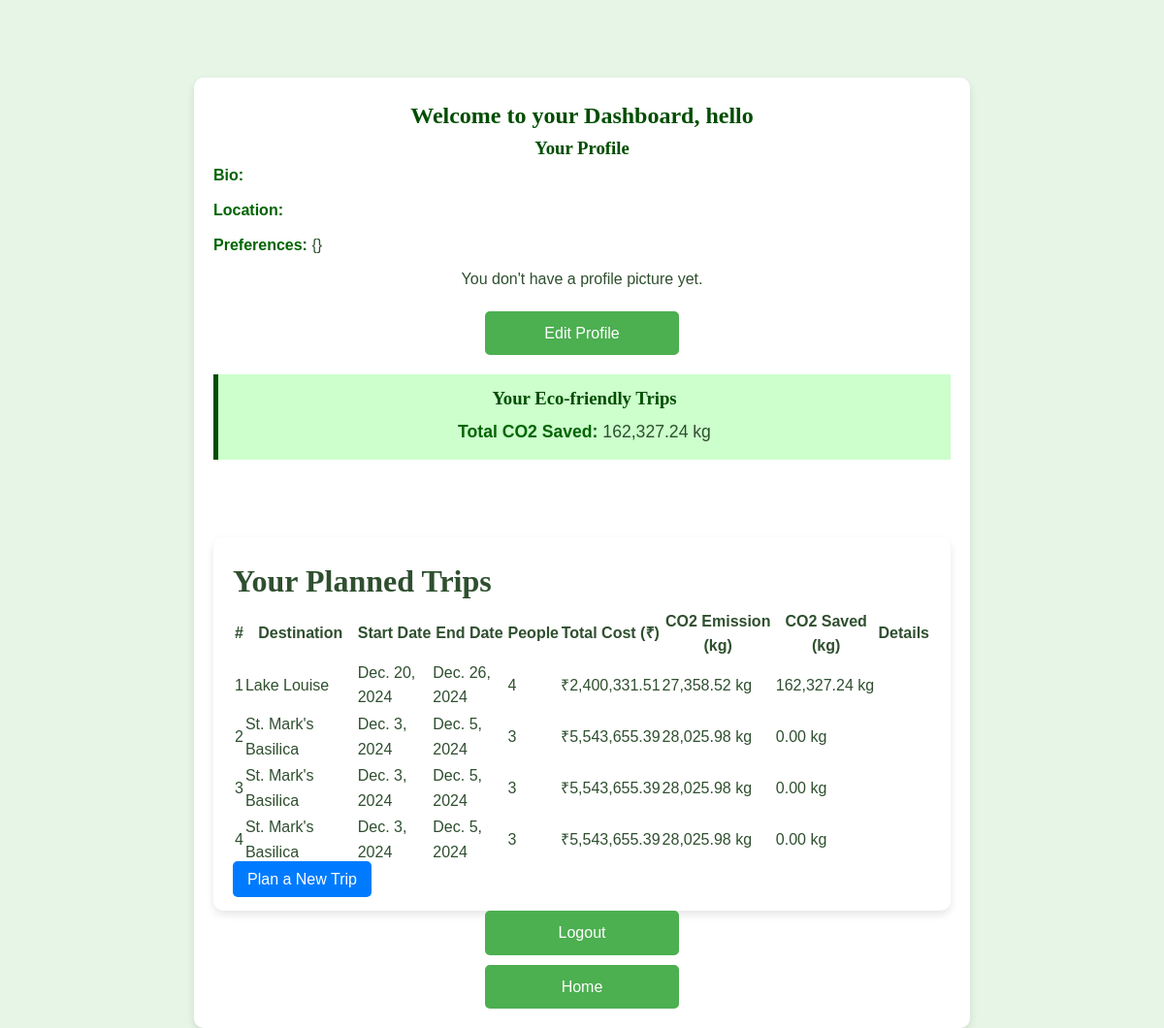
The app's page /dashboard/ (signed in), older data.
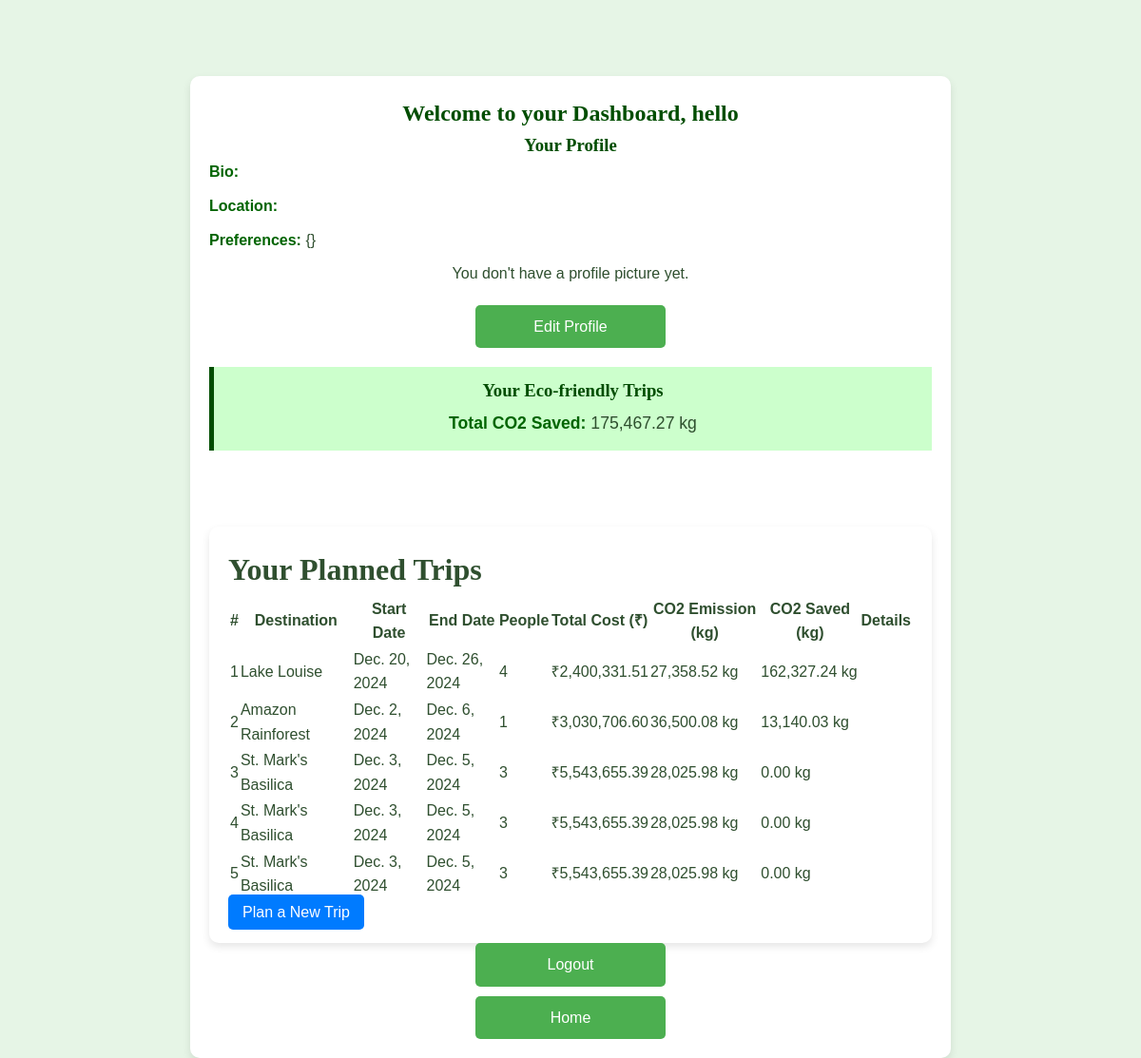
The same page, newer data.
### eco_travel_app/models.py (models this page shows, shortened)
class Profile(models.Model):
    user = models.OneToOneField(User, on_delete=models.CASCADE)
    bio = models.TextField(blank=True)
    location = models.CharField(max_length=100, blank=True)
    preferences = models.CharField(max_length=200)  # Store user preferences like favorite destinations, transport modes
    profile_pic = models.ImageField(upload_to='profile_pics/', blank=True)
    co2_saved = models.FloatField(default=0)  # Carbon footprint saved through eco-friendly travel
    date_joined = models.DateTimeField(auto_now_add=True)

class Trip(models.Model):
    user = models.ForeignKey(User, on_delete=models.CASCADE, related_name='trips')  # Use Django's User model
    destination = models.ForeignKey(Destination, on_delete=models.CASCADE, related_name='trips')
    accommodation = models.ForeignKey(Accommodation, on_delete=models.SET_NULL, null=True, blank=True)
    transportation = models.ForeignKey(Transportation, on_delete=models.SET_NULL, null=True, blank=True)
    start_date = models.DateField()
    end_date = models.DateField()
    total_cost = models.DecimalField(max_digits=10, decimal_places=2, default=0)
    co2 = models.FloatField(default=0)  # Calculated by comparing eco-friendly choices to alternatives
    co2_saved = models.FloatField(default=0, null=True)  # Calculated by comparing eco-friendly choices to alternatives
    people = models.IntegerField(default=1, null=False)  # Calculated by comparing eco-friendly choices to alternatives

class Destination(models.Model):
    name = models.CharField(max_length=200)
    country = models.CharField(max_length=100)
    city = models.CharField(max_length=100)
    description = models.TextField()
    image = models.ImageField(upload_to='static/', blank=True)  # Path corrected
    eco_rating = models.FloatField(default=0)  # User-assigned eco-friendliness rating
    best_season = models.CharField(max_length=100, blank=True)
    activities = models.TextField()  # Eco-friendly activities, e.g., hiking, cycling, etc.

### eco_travel_app/views.py (the view)
# urls.py: path('dashboard/', views.dashboard, name='dashboard'),  # for the dashboard
@login_required
def dashboard(request):
    trips = Trip.objects.filter(user=request.user).order_by('-co2_saved')
    profile, created = Profile.objects.get_or_create(user=request.user)
    return render(request, 'dashboard.html', {
        'trips': trips,
        'profile': profile,
    })

### eco_travel_app/templates/dashboard.html (shortened to what this page needs)
{% load static %}{% load humanize %}
<!DOCTYPE html>
<html lang="en">
  <head>
    <link rel="stylesheet" type="text/css" href="{% static 'style.css' %}" />
  </head>
  <body>
    <div class="container">
      <h2>Welcome to your Dashboard, {{ user.username }}</h2>
      <div class="profile-section">
        <h3>Your Profile</h3>
        <p><strong>Bio:</strong> {{ profile.bio }}</p>
        <p><strong>Location:</strong> {{ profile.location }}</p>
        <p><strong>Preferences:</strong> {{ profile.preferences }}</p>
        <div class="profile-pic">
          {% if profile.profile_pic %}
          <p><strong>Profile Picture:</strong></p>
          <img
            src="{{ profile.profile_pic.url }}"
            alt="Profile Picture"
            style="width: 100px; height: 100px"
          />
          {% else %}
          <p>You don't have a profile picture yet.</p>
          {% endif %}
        </div>
        <a href="{% url 'edit_profile' %}" class="edit-profile">Edit Profile</a>
      </div>
      <div class="eco-stats">
        <h3>Your Eco-friendly Trips</h3>
        <div class="paras" style="text-align: center">
          <p>
            <strong>Total CO2 Saved:</strong>
            {{ profile.co2_saved|floatformat:2|intcomma }} kg
          </p>
        </div>
      </div>
      <div class="container">
        <h1>Your Planned Trips</h1>
        {% if trips %}
        <table class="trips-table">
          <thead>
            <tr>
              <th>#</th>
              <th>Destination</th>
              <th>Start Date</th>
              <th>End Date</th>
              <th>People</th>
              <th>Total Cost (₹)</th>
              <th>CO2 Emission (kg)</th>
              <th>CO2 Saved (kg)</th>
              <th>Details</th>
            </tr>
          </thead>
          <tbody>
            {% for trip in trips %}
            <tr>
              <td>{{ forloop.counter }}</td>
              <td>{{ trip.destination.name }}</td>
              <td>{{ trip.start_date }}</td>
              <td>{{ trip.end_date }}</td>
              <td>{{ trip.people }}</td>
              <td>₹{{ trip.total_cost|floatformat:2|intcomma }}</td>
              <td>{{ trip.co2|floatformat:2|intcomma }} kg</td>
              <td>{{ trip.co2_saved|floatformat:2|intcomma }} kg</td>
              <td>
              </td>
            </tr>
            {% endfor %}
          </tbody>
        </table>
        {% else %}
        <p>You have not planned any trips yet.</p>
        {% endif %}
        <a href="{% url 'home' %}" class="btn">Plan a New Trip</a>
      </div>
      <a href="{% url 'logout' %}" class="logout">Logout</a>
      <a href="{% url 'home' %}" class="home" style="margin-top: 10px">Home</a>
    </div>
  </body>
</html>

### eco_travel_app/static/style.css (style rules this page uses)
body { font-family: Arial, sans-serif; background-color: #f0f0f0; }
h1, h2, h3 { font-family: 'Georgia', serif; }
a { text-decoration: none; color: #2e8b57; }
h2 { text-align: center; }
* { margin: 0; padding: 0; box-sizing: border-box; }
body { font-family: 'Arial', sans-serif; background-color: #f4f4f4; color: #333; line-height: 1.6; padding: 0 20px; }
.container { max-width: 1200px; margin: 0 auto; padding: 20px; background-color: #fff; box-shadow: 0 0 10px rgba(0, 0, 0, 0.1); }
button, .btn { background: #007BFF; color: #fff; border: none; padding: 10px 15px; cursor: pointer; font-size: 1em; border-radius: 5px; text-align: center; text-decoration: none; }
a { color: #007BFF; text-decoration: none; }

### eco_travel_app/templates/dashboard.html (style rules this page uses)
body { font-family: sans-serif; background-color: #e6f5e6; color: #2f4f2f; margin: 0; padding: 0; }
h2, h3 { color: #004d00; text-align: center; }
.container { max-width: 800px; margin: 0 auto; padding: 20px; background-color: #ffffff; box-shadow: 0px 4px 8px rgba(0, 0, 0, 0.1); border-radius: 10px; margin-top: 5rem; }
p { line-height: 1.6; margin-bottom: 10px; }
strong { color: #006400; }
.profile-pic { text-align: center; margin-bottom: 20px; }
.eco-stats { margin: 20px 0; padding: 10px; background-color: #ccffcc; border-left: 5px solid #004d00; }
.eco-stats p { margin: 5px 0; font-size: 1.1em; }
.edit-profile, .logout, .home { background-color: #4caf50; color: white; padding: 10px 20px; border-radius: 5px; text-decoration: none; display: block; width: 200px; text-align: center; margin: auto; }

Row changes from the older to the newer data that the page shows:
changed Profile: co2_saved "162,327.24" → "175,467.27"
added Trip: destination.name "Amazon Rainforest", start_date "Dec. 2, 2024", end_date "Dec. 6, 2024", people "1", total_cost "3,030,706.60", co2 "36,500.08", co2_saved "13,140.03"
